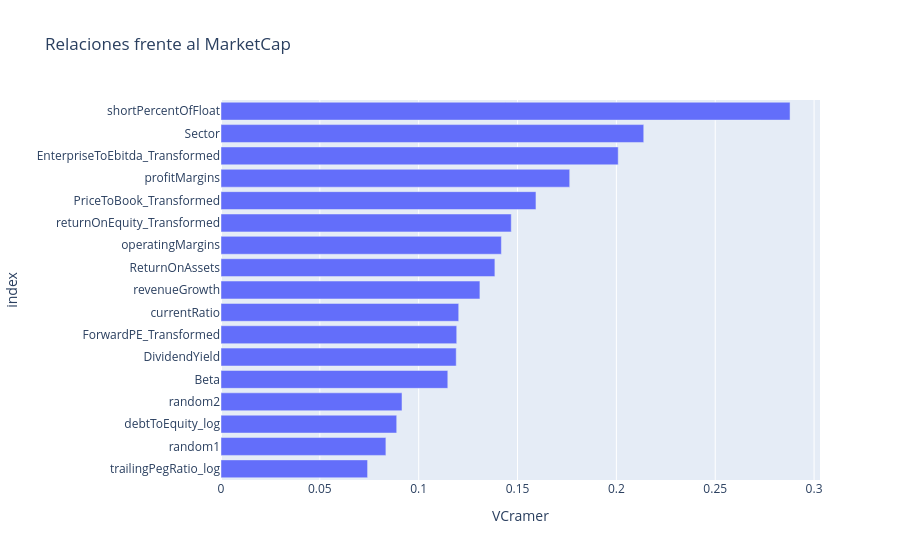

Write notebook code for a chart like this one.
### Markdown cell above
## Relaciones de variables continuas con la variable objetivo

### Code cell
# Se generan 2 variables aleatorias para referencia
df['random1'] = np.random.uniform(0,1,size=df.shape[0])
df['random2'] = np.random.uniform(0,1,size=df.shape[0])

# Se separan las variables objetivo y los inputs de predictores
varObjCont = df['MarketCap_log']

imput = df.drop(['MarketCap_log', 'Ticker'],axis=1)

# Ranking V de Cramer vs. obj continua
tablaCramer = pd.DataFrame(imput.apply(lambda x: cramers_v(x,varObjCont)),columns=['VCramer'])

px.bar(tablaCramer,x=tablaCramer.VCramer,title='Relaciones frente al MarketCap').update_yaxes(categoryorder="total ascending")

### Figure 1 — Plotly figure (JSON) as saved in the notebook; plotly's stock layout.template omitted (floating-point values rounded to 4 significant figures)
{"data": [{"hovertemplate": "VCramer=%{x}<br>index=%{y}<extra></extra>", "legendgroup": "", "marker": {"color": "#636efa", "pattern": {"shape": ""}}, "name": "", "orientation": "h", "showlegend": false, "textposition": "auto", "type": "bar", "x": [0.1147, 0.119, 0.1385, 0.1764, 0.1418, 0.1203, 0.131, 0.2879, 0.1593, 0.1468, 0.1192, 0.08888, 0.07414, 0.2009, 0.2138, 0.08341, 0.09155], "xaxis": "x", "y": ["Beta", "DividendYield", "ReturnOnAssets", "profitMargins", "operatingMargins", "currentRatio", "revenueGrowth", "shortPercentOfFloat", "PriceToBook_Transformed", "returnOnEquity_Transformed", "ForwardPE_Transformed", "debtToEquity_log", "trailingPegRatio_log", "EnterpriseToEbitda_Transformed", "Sector", "random1", "random2"], "yaxis": "y"}], "layout": {"barmode": "relative", "legend": {"tracegroupgap": 0}, "title": {"text": "Relaciones frente al MarketCap"}, "xaxis": {"anchor": "y", "domain": [0, 1], "title": {"text": "VCramer"}}, "yaxis": {"anchor": "x", "categoryorder": "total ascending", "domain": [0, 1], "title": {"text": "index"}}}}
